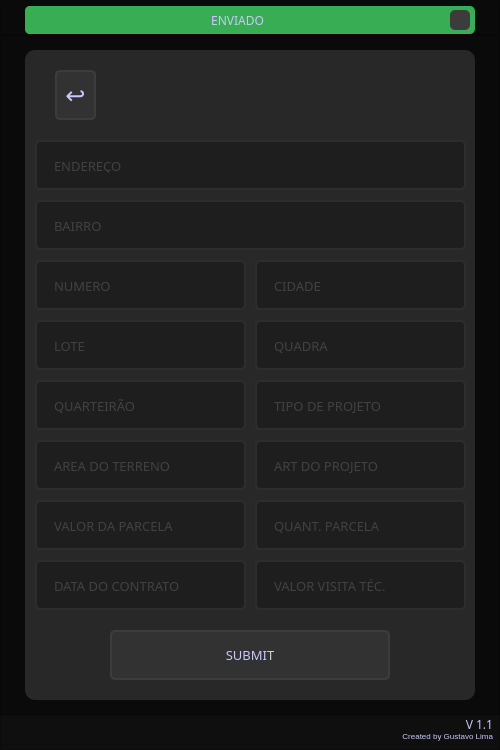
<?xml version="1.0" encoding="UTF-8"?>
<ui version="4.0">
 <class>MainWindow</class>
 <widget class="QMainWindow" name="MainWindow">
  <property name="geometry">
   <rect>
    <x>0</x>
    <y>0</y>
    <width>500</width>
    <height>750</height>
   </rect>
  </property>
  <property name="minimumSize">
   <size>
    <width>500</width>
    <height>750</height>
   </size>
  </property>
  <property name="windowTitle">
   <string>Cadastro Obra</string>
  </property>
  <property name="styleSheet">
   <string notr="true">color:rgb(200, 200, 255);
background-color: rgb(10, 10, 10);</string>
  </property>
  <widget class="QWidget" name="centralwidget">
   <layout class="QVBoxLayout" name="verticalLayout">
    <property name="spacing">
     <number>0</number>
    </property>
    <property name="leftMargin">
     <number>0</number>
    </property>
    <property name="topMargin">
     <number>0</number>
    </property>
    <property name="rightMargin">
     <number>0</number>
    </property>
    <property name="bottomMargin">
     <number>0</number>
    </property>
    <item>
     <widget class="QFrame" name="top_bar">
      <property name="maximumSize">
       <size>
        <width>16777215</width>
        <height>35</height>
       </size>
      </property>
      <property name="styleSheet">
       <string notr="true"/>
      </property>
      <property name="frameShape">
       <enum>QFrame::StyledPanel</enum>
      </property>
      <property name="frameShadow">
       <enum>QFrame::Raised</enum>
      </property>
      <layout class="QHBoxLayout" name="horizontalLayout_2">
       <property name="spacing">
        <number>0</number>
       </property>
       <property name="leftMargin">
        <number>0</number>
       </property>
       <property name="topMargin">
        <number>5</number>
       </property>
       <property name="rightMargin">
        <number>0</number>
       </property>
       <property name="bottomMargin">
        <number>0</number>
       </property>
       <item>
        <widget class="QFrame" name="frame">
         <property name="maximumSize">
          <size>
           <width>450</width>
           <height>16777215</height>
          </size>
         </property>
         <property name="styleSheet">
          <string notr="true">background-color: rgb(57, 173, 84);
border-radius:5px;</string>
         </property>
         <property name="frameShape">
          <enum>QFrame::StyledPanel</enum>
         </property>
         <property name="frameShadow">
          <enum>QFrame::Raised</enum>
         </property>
         <layout class="QHBoxLayout" name="horizontalLayout_3">
          <property name="spacing">
           <number>0</number>
          </property>
          <property name="leftMargin">
           <number>0</number>
          </property>
          <property name="topMargin">
           <number>0</number>
          </property>
          <property name="rightMargin">
           <number>5</number>
          </property>
          <property name="bottomMargin">
           <number>0</number>
          </property>
          <item>
           <widget class="QLabel" name="lbl_submit">
            <property name="font">
             <font>
              <family>Quicksand</family>
             </font>
            </property>
            <property name="text">
             <string>ENVIADO</string>
            </property>
            <property name="alignment">
             <set>Qt::AlignCenter</set>
            </property>
           </widget>
          </item>
          <item>
           <widget class="QPushButton" name="btn_x">
            <property name="maximumSize">
             <size>
              <width>20</width>
              <height>20</height>
             </size>
            </property>
            <property name="styleSheet">
             <string notr="true">QPushButton{
	border-radius: 5px;
	background-image: url(:/Close_Image/Images/cil-x.png);
	background-position:center;
	
	background-color: rgb(60, 60, 60);
}
QPushButton:hover{
	background-color: rgb(50, 50, 50);
	color: rgb(255, 255, 127);
}
QPushButton:pressed{
	background-color: rgb(35, 35, 35);
	color: rgb(255, 255, 127);
}</string>
            </property>
            <property name="text">
             <string/>
            </property>
           </widget>
          </item>
         </layout>
        </widget>
       </item>
      </layout>
     </widget>
    </item>
    <item>
     <widget class="QFrame" name="content">
      <property name="styleSheet">
       <string notr="true"/>
      </property>
      <property name="frameShape">
       <enum>QFrame::StyledPanel</enum>
      </property>
      <property name="frameShadow">
       <enum>QFrame::Raised</enum>
      </property>
      <layout class="QHBoxLayout" name="horizontalLayout">
       <item>
        <widget class="QFrame" name="frame_cadobra">
         <property name="maximumSize">
          <size>
           <width>450</width>
           <height>650</height>
          </size>
         </property>
         <property name="styleSheet">
          <string notr="true">background-color: rgb(40, 40, 40);
border-radius: 10px</string>
         </property>
         <property name="frameShape">
          <enum>QFrame::StyledPanel</enum>
         </property>
         <property name="frameShadow">
          <enum>QFrame::Raised</enum>
         </property>
         <widget class="QLineEdit" name="txt_obraend">
          <property name="geometry">
           <rect>
            <x>10</x>
            <y>90</y>
            <width>431</width>
            <height>50</height>
           </rect>
          </property>
          <property name="font">
           <font>
            <family>Quicksand</family>
            <pointsize>10</pointsize>
           </font>
          </property>
          <property name="styleSheet">
           <string notr="true">QLineEdit{
	border: 2px solid rgb(45, 45, 45);
	border-radius: 5px;
	padding: 15px;
	background-color: rgb(30, 30, 30);
	color: rgb(100, 100, 100);
}
QLineEdit:hover{
	border: 2px solid rgb(55, 55, 55);
}
QLineEdit:focus{
	border: 2px solid rgb(255, 207, 0);
	color: rgb(200, 200, 200);
}</string>
          </property>
          <property name="maxLength">
           <number>64</number>
          </property>
          <property name="placeholderText">
           <string>ENDEREÇO</string>
          </property>
         </widget>
         <widget class="QLineEdit" name="txt_obrabairro">
          <property name="geometry">
           <rect>
            <x>10</x>
            <y>150</y>
            <width>431</width>
            <height>50</height>
           </rect>
          </property>
          <property name="font">
           <font>
            <family>Quicksand</family>
            <pointsize>10</pointsize>
           </font>
          </property>
          <property name="styleSheet">
           <string notr="true">QLineEdit{
	border: 2px solid rgb(45, 45, 45);
	border-radius: 5px;
	padding: 15px;
	background-color: rgb(30, 30, 30);
	color: rgb(100, 100, 100);
}
QLineEdit:hover{
	border: 2px solid rgb(55, 55, 55);
}
QLineEdit:focus{
	border: 2px solid rgb(255, 207, 0);
	color: rgb(200, 200, 200);
}</string>
          </property>
          <property name="maxLength">
           <number>64</number>
          </property>
          <property name="placeholderText">
           <string>BAIRRO</string>
          </property>
         </widget>
         <widget class="QLineEdit" name="txt_obranumero">
          <property name="geometry">
           <rect>
            <x>10</x>
            <y>210</y>
            <width>211</width>
            <height>50</height>
           </rect>
          </property>
          <property name="font">
           <font>
            <family>Quicksand</family>
            <pointsize>10</pointsize>
           </font>
          </property>
          <property name="styleSheet">
           <string notr="true">QLineEdit{
	border: 2px solid rgb(45, 45, 45);
	border-radius: 5px;
	padding: 15px;
	background-color: rgb(30, 30, 30);
	color: rgb(100, 100, 100);
}
QLineEdit:hover{
	border: 2px solid rgb(55, 55, 55);
}
QLineEdit:focus{
	border: 2px solid rgb(255, 207, 0);
	color: rgb(200, 200, 200);
}</string>
          </property>
          <property name="maxLength">
           <number>32</number>
          </property>
          <property name="placeholderText">
           <string>NUMERO</string>
          </property>
         </widget>
         <widget class="QLineEdit" name="txt_obracidade">
          <property name="geometry">
           <rect>
            <x>230</x>
            <y>210</y>
            <width>211</width>
            <height>50</height>
           </rect>
          </property>
          <property name="font">
           <font>
            <family>Quicksand</family>
            <pointsize>10</pointsize>
           </font>
          </property>
          <property name="styleSheet">
           <string notr="true">QLineEdit{
	border: 2px solid rgb(45, 45, 45);
	border-radius: 5px;
	padding: 15px;
	background-color: rgb(30, 30, 30);
	color: rgb(100, 100, 100);
}
QLineEdit:hover{
	border: 2px solid rgb(55, 55, 55);
}
QLineEdit:focus{
	border: 2px solid rgb(255, 207, 0);
	color: rgb(200, 200, 200);
}</string>
          </property>
          <property name="maxLength">
           <number>32</number>
          </property>
          <property name="placeholderText">
           <string>CIDADE</string>
          </property>
         </widget>
         <widget class="QLineEdit" name="txt_obratipo">
          <property name="geometry">
           <rect>
            <x>230</x>
            <y>330</y>
            <width>211</width>
            <height>50</height>
           </rect>
          </property>
          <property name="font">
           <font>
            <family>Quicksand</family>
            <pointsize>10</pointsize>
           </font>
          </property>
          <property name="styleSheet">
           <string notr="true">QLineEdit{
	border: 2px solid rgb(45, 45, 45);
	border-radius: 5px;
	padding: 15px;
	background-color: rgb(30, 30, 30);
	color: rgb(100, 100, 100);
}
QLineEdit:hover{
	border: 2px solid rgb(55, 55, 55);
}
QLineEdit:focus{
	border: 2px solid rgb(255, 207, 0);
	color: rgb(200, 200, 200);
}</string>
          </property>
          <property name="maxLength">
           <number>32</number>
          </property>
          <property name="placeholderText">
           <string>TIPO DE PROJETO</string>
          </property>
         </widget>
         <widget class="QLineEdit" name="txt_obraquadra">
          <property name="geometry">
           <rect>
            <x>230</x>
            <y>270</y>
            <width>211</width>
            <height>50</height>
           </rect>
          </property>
          <property name="font">
           <font>
            <family>Quicksand</family>
            <pointsize>10</pointsize>
           </font>
          </property>
          <property name="styleSheet">
           <string notr="true">QLineEdit{
	border: 2px solid rgb(45, 45, 45);
	border-radius: 5px;
	padding: 15px;
	background-color: rgb(30, 30, 30);
	color: rgb(100, 100, 100);
}
QLineEdit:hover{
	border: 2px solid rgb(55, 55, 55);
}
QLineEdit:focus{
	border: 2px solid rgb(255, 207, 0);
	color: rgb(200, 200, 200);
}</string>
          </property>
          <property name="maxLength">
           <number>32</number>
          </property>
          <property name="placeholderText">
           <string>QUADRA</string>
          </property>
         </widget>
         <widget class="QLineEdit" name="txt_obraquarteirao">
          <property name="geometry">
           <rect>
            <x>10</x>
            <y>330</y>
            <width>211</width>
            <height>50</height>
           </rect>
          </property>
          <property name="font">
           <font>
            <family>Quicksand</family>
            <pointsize>10</pointsize>
           </font>
          </property>
          <property name="styleSheet">
           <string notr="true">QLineEdit{
	border: 2px solid rgb(45, 45, 45);
	border-radius: 5px;
	padding: 15px;
	background-color: rgb(30, 30, 30);
	color: rgb(100, 100, 100);
}
QLineEdit:hover{
	border: 2px solid rgb(55, 55, 55);
}
QLineEdit:focus{
	border: 2px solid rgb(255, 207, 0);
	color: rgb(200, 200, 200);
}</string>
          </property>
          <property name="maxLength">
           <number>32</number>
          </property>
          <property name="placeholderText">
           <string>QUARTEIRÃO</string>
          </property>
         </widget>
         <widget class="QLineEdit" name="txt_obralote">
          <property name="geometry">
           <rect>
            <x>10</x>
            <y>270</y>
            <width>211</width>
            <height>50</height>
           </rect>
          </property>
          <property name="font">
           <font>
            <family>Quicksand</family>
            <pointsize>10</pointsize>
           </font>
          </property>
          <property name="styleSheet">
           <string notr="true">QLineEdit{
	border: 2px solid rgb(45, 45, 45);
	border-radius: 5px;
	padding: 15px;
	background-color: rgb(30, 30, 30);
	color: rgb(100, 100, 100);
}
QLineEdit:hover{
	border: 2px solid rgb(55, 55, 55);
}
QLineEdit:focus{
	border: 2px solid rgb(255, 207, 0);
	color: rgb(200, 200, 200);
}</string>
          </property>
          <property name="maxLength">
           <number>32</number>
          </property>
          <property name="placeholderText">
           <string>LOTE</string>
          </property>
         </widget>
         <widget class="QLineEdit" name="txt_obraart">
          <property name="geometry">
           <rect>
            <x>230</x>
            <y>390</y>
            <width>211</width>
            <height>50</height>
           </rect>
          </property>
          <property name="font">
           <font>
            <family>Quicksand</family>
            <pointsize>10</pointsize>
           </font>
          </property>
          <property name="styleSheet">
           <string notr="true">QLineEdit{
	border: 2px solid rgb(45, 45, 45);
	border-radius: 5px;
	padding: 15px;
	background-color: rgb(30, 30, 30);
	color: rgb(100, 100, 100);
}
QLineEdit:hover{
	border: 2px solid rgb(55, 55, 55);
}
QLineEdit:focus{
	border: 2px solid rgb(255, 207, 0);
	color: rgb(200, 200, 200);
}</string>
          </property>
          <property name="maxLength">
           <number>32</number>
          </property>
          <property name="placeholderText">
           <string>ART DO PROJETO</string>
          </property>
         </widget>
         <widget class="QLineEdit" name="txt_obravalorparcela">
          <property name="geometry">
           <rect>
            <x>10</x>
            <y>450</y>
            <width>211</width>
            <height>50</height>
           </rect>
          </property>
          <property name="font">
           <font>
            <family>Quicksand</family>
            <pointsize>10</pointsize>
           </font>
          </property>
          <property name="styleSheet">
           <string notr="true">QLineEdit{
	border: 2px solid rgb(45, 45, 45);
	border-radius: 5px;
	padding: 15px;
	background-color: rgb(30, 30, 30);
	color: rgb(100, 100, 100);
}
QLineEdit:hover{
	border: 2px solid rgb(55, 55, 55);
}
QLineEdit:focus{
	border: 2px solid rgb(255, 207, 0);
	color: rgb(200, 200, 200);
}</string>
          </property>
          <property name="maxLength">
           <number>32</number>
          </property>
          <property name="placeholderText">
           <string>VALOR DA PARCELA</string>
          </property>
         </widget>
         <widget class="QLineEdit" name="txt_obradatacontrato">
          <property name="geometry">
           <rect>
            <x>10</x>
            <y>510</y>
            <width>211</width>
            <height>50</height>
           </rect>
          </property>
          <property name="font">
           <font>
            <family>Quicksand</family>
            <pointsize>10</pointsize>
           </font>
          </property>
          <property name="styleSheet">
           <string notr="true">QLineEdit{
	border: 2px solid rgb(45, 45, 45);
	border-radius: 5px;
	padding: 15px;
	background-color: rgb(30, 30, 30);
	color: rgb(100, 100, 100);
}
QLineEdit:hover{
	border: 2px solid rgb(55, 55, 55);
}
QLineEdit:focus{
	border: 2px solid rgb(255, 207, 0);
	color: rgb(200, 200, 200);
}</string>
          </property>
          <property name="maxLength">
           <number>32</number>
          </property>
          <property name="placeholderText">
           <string>DATA DO CONTRATO</string>
          </property>
         </widget>
         <widget class="QLineEdit" name="txt_obraquantparcela">
          <property name="geometry">
           <rect>
            <x>230</x>
            <y>450</y>
            <width>211</width>
            <height>50</height>
           </rect>
          </property>
          <property name="font">
           <font>
            <family>Quicksand</family>
            <pointsize>10</pointsize>
           </font>
          </property>
          <property name="styleSheet">
           <string notr="true">QLineEdit{
	border: 2px solid rgb(45, 45, 45);
	border-radius: 5px;
	padding: 15px;
	background-color: rgb(30, 30, 30);
	color: rgb(100, 100, 100);
}
QLineEdit:hover{
	border: 2px solid rgb(55, 55, 55);
}
QLineEdit:focus{
	border: 2px solid rgb(255, 207, 0);
	color: rgb(200, 200, 200);
}</string>
          </property>
          <property name="maxLength">
           <number>32</number>
          </property>
          <property name="placeholderText">
           <string>QUANT. PARCELA</string>
          </property>
         </widget>
         <widget class="QLineEdit" name="txt_obraareaterreno">
          <property name="geometry">
           <rect>
            <x>10</x>
            <y>390</y>
            <width>211</width>
            <height>50</height>
           </rect>
          </property>
          <property name="font">
           <font>
            <family>Quicksand</family>
            <pointsize>10</pointsize>
           </font>
          </property>
          <property name="styleSheet">
           <string notr="true">QLineEdit{
	border: 2px solid rgb(45, 45, 45);
	border-radius: 5px;
	padding: 15px;
	background-color: rgb(30, 30, 30);
	color: rgb(100, 100, 100);
}
QLineEdit:hover{
	border: 2px solid rgb(55, 55, 55);
}
QLineEdit:focus{
	border: 2px solid rgb(255, 207, 0);
	color: rgb(200, 200, 200);
}</string>
          </property>
          <property name="maxLength">
           <number>32</number>
          </property>
          <property name="placeholderText">
           <string>AREA DO TERRENO</string>
          </property>
         </widget>
         <widget class="QLineEdit" name="txt_obravalorvisita">
          <property name="geometry">
           <rect>
            <x>230</x>
            <y>510</y>
            <width>211</width>
            <height>50</height>
           </rect>
          </property>
          <property name="font">
           <font>
            <family>Quicksand</family>
            <pointsize>10</pointsize>
           </font>
          </property>
          <property name="styleSheet">
           <string notr="true">QLineEdit{
	border: 2px solid rgb(45, 45, 45);
	border-radius: 5px;
	padding: 15px;
	background-color: rgb(30, 30, 30);
	color: rgb(100, 100, 100);
}
QLineEdit:hover{
	border: 2px solid rgb(55, 55, 55);
}
QLineEdit:focus{
	border: 2px solid rgb(255, 207, 0);
	color: rgb(200, 200, 200);
}</string>
          </property>
          <property name="maxLength">
           <number>32</number>
          </property>
          <property name="placeholderText">
           <string>VALOR VISITA TÉC.</string>
          </property>
         </widget>
         <widget class="QFrame" name="logo">
          <property name="geometry">
           <rect>
            <x>119</x>
            <y>0</y>
            <width>211</width>
            <height>90</height>
           </rect>
          </property>
          <property name="minimumSize">
           <size>
            <width>0</width>
            <height>0</height>
           </size>
          </property>
          <property name="styleSheet">
           <string notr="true">background-image: url(:/Logo_yellow/Images/logorocha_360x90.png);
background-repeat: no-repeat;
background-position: center;</string>
          </property>
          <property name="frameShape">
           <enum>QFrame::StyledPanel</enum>
          </property>
          <property name="frameShadow">
           <enum>QFrame::Raised</enum>
          </property>
         </widget>
         <widget class="QPushButton" name="btn_submit">
          <property name="geometry">
           <rect>
            <x>85</x>
            <y>580</y>
            <width>280</width>
            <height>50</height>
           </rect>
          </property>
          <property name="font">
           <font>
            <family>Quicksand</family>
            <pointsize>10</pointsize>
           </font>
          </property>
          <property name="styleSheet">
           <string notr="true">QPushButton{
	background-color:rgb(50, 50, 50);
	border:2px solid rgb(60, 60, 60);
	border-radius:5px;
}
QPushButton:hover{
	background-color:rgb(60, 60, 60);
	border: 2px solid rgb(70, 70, 70);
}
QPushButton:pressed{
	background-color:rgb(250, 230, 0);
	border: 2px solid rgb(255, 165, 24);
	color: rgb(35, 35, 35);
}</string>
          </property>
          <property name="text">
           <string>SUBMIT</string>
          </property>
         </widget>
         <widget class="QPushButton" name="btn_return">
          <property name="geometry">
           <rect>
            <x>30</x>
            <y>20</y>
            <width>41</width>
            <height>50</height>
           </rect>
          </property>
          <property name="font">
           <font>
            <family>Quicksand</family>
            <pointsize>18</pointsize>
           </font>
          </property>
          <property name="styleSheet">
           <string notr="true">QPushButton{
	background-color:rgb(50, 50, 50);
	border:2px solid rgb(60, 60, 60);
	border-radius:5px;
}
QPushButton:hover{
	background-color:rgb(60, 60, 60);
	border: 2px solid rgb(70, 70, 70);
}
QPushButton:pressed{
	background-color:rgb(250, 230, 0);
	border: 2px solid rgb(255, 165, 24);
	color: rgb(35, 35, 35);
}</string>
          </property>
          <property name="text">
           <string>↩</string>
          </property>
         </widget>
        </widget>
       </item>
      </layout>
     </widget>
    </item>
    <item>
     <widget class="QFrame" name="bottom">
      <property name="maximumSize">
       <size>
        <width>16777215</width>
        <height>35</height>
       </size>
      </property>
      <property name="styleSheet">
       <string notr="true">background-color: rgb(15, 15, 15);</string>
      </property>
      <property name="frameShape">
       <enum>QFrame::StyledPanel</enum>
      </property>
      <property name="frameShadow">
       <enum>QFrame::Raised</enum>
      </property>
      <layout class="QVBoxLayout" name="verticalLayout_2">
       <property name="spacing">
        <number>0</number>
       </property>
       <property name="leftMargin">
        <number>0</number>
       </property>
       <property name="topMargin">
        <number>0</number>
       </property>
       <property name="rightMargin">
        <number>6</number>
       </property>
       <property name="bottomMargin">
        <number>1</number>
       </property>
       <item>
        <widget class="QLabel" name="label_2">
         <property name="font">
          <font>
           <family>Quicksand</family>
          </font>
         </property>
         <property name="text">
          <string>V 1.1</string>
         </property>
         <property name="alignment">
          <set>Qt::AlignRight|Qt::AlignTrailing|Qt::AlignVCenter</set>
         </property>
        </widget>
       </item>
       <item>
        <widget class="QLabel" name="label_3">
         <property name="text">
          <string>&lt;html&gt;&lt;head/&gt;&lt;body&gt;&lt;p&gt;&lt;span style=&quot; vertical-align:super;&quot;&gt;Created by Gustavo Lima&lt;/span&gt;&lt;/p&gt;&lt;/body&gt;&lt;/html&gt;</string>
         </property>
         <property name="alignment">
          <set>Qt::AlignRight|Qt::AlignTrailing|Qt::AlignVCenter</set>
         </property>
        </widget>
       </item>
      </layout>
     </widget>
    </item>
   </layout>
  </widget>
 </widget>
 <resources>
  <include location="file_rc.qrc"/>
 </resources>
 <connections/>
</ui>
